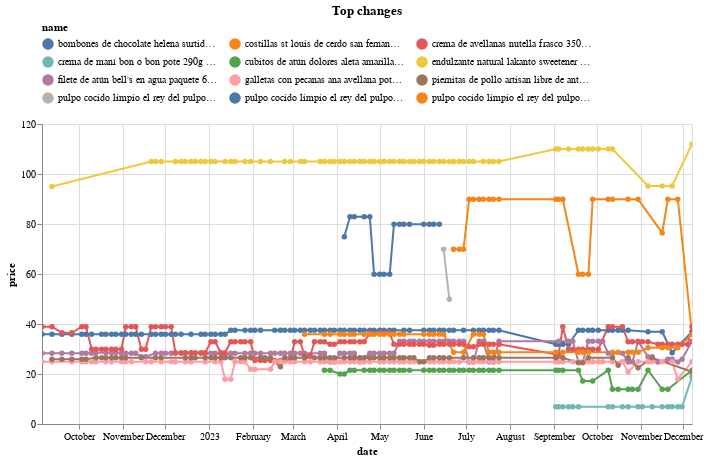

Here is the notebook cell this chart was saved with:
### Code cell
top_changes_abs.head(10).pipe(plot_changes, 'Top changes')

### Figure 1 — Vega-Lite specification as saved in the notebook (floating-point values rounded to 4 significant figures; data arrays with more than 128 entries replaced by an {"elided": "..."} marker saying what was removed)
{"config": {"view": {"continuousWidth": 300, "continuousHeight": 300}, "legend": {"columns": 3, "orient": "top"}}, "data": {"name": "data-d06e7159c2046d764b63765831196ef8"}, "mark": {"type": "line", "point": true}, "encoding": {"color": {"field": "name", "scale": {"domain": ["bombones de chocolate helena surtidos selectos caja 210g (plaza_vea)", "costillas st louis de cerdo san fernando sabor bbq x kg (plaza_vea)", "crema de avellanas nutella frasco 350g (plaza_vea)", "crema de maní bon o bon pote 290g (plaza_vea)", "cubitos de atún dolores aleta amarilla bolsa 200g (plaza_vea)", "endulzante natural lakanto sweetener golden doypack 800g (plaza_vea)", "filete de atún bell's en agua paquete 6un (plaza_vea)", "galletas con pecanas ana avellana pote 250g (plaza_vea)", "piernitas de pollo artisan libre de antibióticos x kg (plaza_vea)", "pulpo cocido limpio el rey del pulpo x  un (plaza_vea)", "pulpo cocido limpio el rey del pulpo x kg (plaza_vea)", "pulpo cocido limpio el rey del pulpo x un (plaza_vea)"]}, "type": "nominal"}, "tooltip": [{"field": "name", "type": "nominal"}, {"field": "price", "type": "quantitative"}, {"field": "last_price", "type": "quantitative"}], "x": {"field": "date", "type": "temporal"}, "y": {"field": "price", "type": "quantitative"}}, "params": [{"name": "param_7", "select": {"type": "point", "fields": ["name"]}, "bind": "legend"}, {"name": "param_8", "select": {"type": "interval", "encodings": ["x", "y"]}, "bind": "scales"}], "title": "Top changes", "transform": [{"filter": {"param": "param_7"}}], "width": 650, "$schema": "https://vega.github.io/schema/vega-lite/v5.16.3.json", "datasets": {"data-d06e7159c2046d764b63765831196ef8": {"elided": "713 records"}}}
